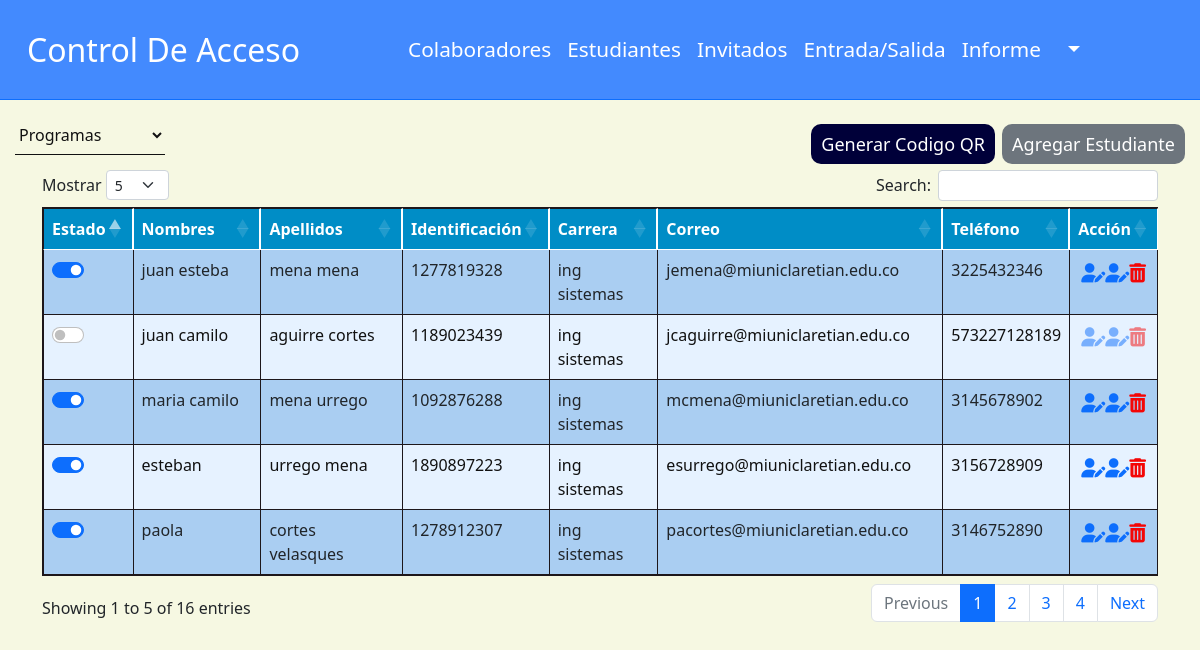
The page /estudiantes.php on the database its author committed.
### tables this page shows
CREATE TABLE `estudiante` (
  `id` int(11) NOT NULL,
  `nombre` varchar(35) NOT NULL,
  `apellido` varchar(35) NOT NULL,
  `identificacion` varchar(11) NOT NULL,
  `carrera` int(10) NOT NULL,
  `correo` varchar(50) NOT NULL,
  `telefono` varchar(20) NOT NULL,
  `estado_estudiante` tinyint(1) DEFAULT NULL
);

CREATE TABLE `carrera` (
  `id_carrera` int(11) NOT NULL,
  `nombre` varchar(30) NOT NULL
);

### estudiantes.php (the view, shortened to what this page needs)
<?php
include './Database/conexion.php';
if (!isset($_POST["carrera"])) {
    $consulta = "SELECT estudiante.id, estudiante.nombre, estudiante.apellido, estudiante.identificacion, carrera.nombre as carrera, estudiante.correo, estudiante.telefono, estudiante.estado_estudiante, estudiante.carrera as id_carrera FROM estudiante
        INNER JOIN carrera ON estudiante.carrera =  carrera.id_carrera";
    $consulta1 = $DB_con->prepare($consulta);
    $consulta1->execute();
}
?>
<!DOCTYPE html>
<html lang="en">
<head>
<link rel="stylesheet" href="https://cdn.jsdelivr.net/npm/bootstrap@5.2.2/dist/css/bootstrap.min.css" />
     <link rel="stylesheet" href="https://cdn.datatables.net/1.12.1/css/dataTables.bootstrap5.min.css" />
    <link rel="stylesheet" href="./css/header.css">
    <link rel="stylesheet" href="./css/caja.css">
    <link rel="stylesheet" href="./css/codigoQR.css">
</head>
<body>
        <header>
            <?php include './componentes/header.php' ?>
        </header>
    <div class="caja">
        <div class="posicion">
            <form action="" method="post">
            <select name="carrera" id="" onchange="cambio()">
                <option value="" selected>Programas</option>
            </select>
            </form>
        </div>
        <div class="todo">
            <div class="posiciom">
            <button type="submit" name="agregar" data-bs-toggle="modal" data-bs-target="#agregar_estudiante"> Agregar Estudiante</button>
            </div>
            <div class="posiciom1">
                <button type="submit" name="agregar" data-bs-toggle="modal" data-bs-target="#generar_qr"> Generar Codigo QR</button>
            </div>
        </div>
   </div>
    <div class="container">
     <table id="example" class="table table-striped table-bordered" style="width:100%">
     <thead>
        <tr>
            <th>Estado</th>
            <th>Nombres</th>
            <th>Apellidos</th>
            <th>Identificación</th>
            <th>Carrera</th>
            <th>Correo</th>
            <th>Teléfono</th>
            <th>Acción</th>
        </tr>
    </thead>
    <tbody>
    <?php
    if ($consulta1->rowCount() > 0) {
        $rows = $consulta1->fetchAll(PDO::FETCH_ASSOC);
        foreach ($rows as $row) {
            $estado_actual = $row["estado_estudiante"];
            $filaClass = $filaIndex % 2 == 0 ? 'tabla-filas' : '';
            echo '<tr class="' . $filaClass . '">';
            echo '<td>';
            echo '<div class="form-check form-switch">';
            echo '<input class="form-check-input" type="checkbox" role="switch" id="flexSwitchCheck' . $row["id"] . '" ' . ($estado_actual ? 'checked' : '') . '>';
            echo '</div>';
            echo '</td>';
            echo '<td>' . $row["nombre"] . '</td>';
            echo '<td>' . $row["apellido"] . '</td>';
            echo '<td>' . $row["identificacion"] . '</td>';
            echo '<td>' . $row["carrera"] . '</td>';
            echo '<td>' . $row["correo"] . '</td>';
            echo '<td>' . $row["telefono"] . '</td>';
            echo '<td style="text-align: center;">';
            echo '<div style="font-size: 1.2em;">';
            if($estado_actual){
            echo '<a href="./estudiante/editar_estudiante.php?id=' . $row["id"] . '">';
            echo '<i class="fa fa-user-pen" style="vertical-align: middle;"></i>';
            echo '</a>';
            echo '<a href="#" onclick="confirmarEliminarEstudiante(event, ' . $row['id'] . ')">';
            echo '<i class="fa fa-trash" style="color: #f40606; vertical-align: middle;"></i>';
            echo '</a>';
            }else {
                echo '<i class="fa fa-user-pen" style="color: #0D6EFD; opacity: 0.5; cursor: not-allowed;"></i>';
                echo '<i class="fa fa-trash" style="color: #f40606; opacity: 0.5; cursor: not-allowed;"></i>';
            }
            echo '</div>';
            echo '</td>';
            echo '</tr>';
        }
    }
    ?>
</tbody>
    </table>
</div>
</body>
</html>

### css/header.css (style rules this page uses)
body { background-color: #f6f8e2; }

### css/caja.css (style rules this page uses)
.caja { margin: 15px 15px; position: relative; }
.todo { position: relative; }
.posiciom { position: absolute; right: 0px; bottom: -9px; }
.todo .posiciom1 { position: absolute; right: 190px; bottom: -9px; }
.posicion { position: relative; }
.caja select { border: none; border-bottom: 1px solid #111; background: transparent; outline: none; height: 40px; color: #111; font-size: 16px; width: 150px; }
.caja button { border: none; outline: none; height: 40px; padding: 5px 10px; background: #6D757D; color: #fff; font-size: 18px; border-radius: 10px; }
.caja .posiciom1 button { border: none; outline: none; height: 40px; padding: 5px 10px; background: #000039; color: #fff; font-size: 18px; border-radius: 10px; }
select { border: none; border-bottom: 1px solid #111; background: transparent; outline: none; height: 40px; color: #111; font-size: 16px; width: 100%; height: 30px; }
.table { border: solid 1px #1D171B; background: #fff; color: #111; }
.table th { border-right: solid 2px #fff; border-bottom: solid 5px #fff; background-color: #008DC6; color: #fff; }
.tabla-filas:nth-child(odd) { background-color: #b3d9ff; }
.tabla-filas:nth-child(even) { background-color: #e6f2ff; }

### rows shown on the page
estudiante: estado_estudiante "☑", nombre "juan esteba", apellido "mena mena", identificacion "1277819328", carrera.nombre "ing sistemas", correo "jemena@miuniclaretian.edu.co", telefono "3225432346"
estudiante: nombre "juan camilo", apellido "aguirre cortes", identificacion "1189023439", carrera.nombre "ing sistemas", correo "jcaguirre@miuniclaretian.edu.co", telefono "573227128189"
estudiante: estado_estudiante "☑", nombre "maria camilo", apellido "mena urrego", identificacion "1092876288", carrera.nombre "ing sistemas", correo "mcmena@miuniclaretian.edu.co", telefono "3145678902"
estudiante: estado_estudiante "☑", nombre "esteban", apellido "urrego mena", identificacion "1890897223", carrera.nombre "ing sistemas", correo "esurrego@miuniclaretian.edu.co", telefono "3156728909"
estudiante: estado_estudiante "☑", nombre "paola", apellido "cortes velasques", identificacion "1278912307", carrera.nombre "ing sistemas", correo "pacortes@miuniclaretian.edu.co", telefono "3146752890"
